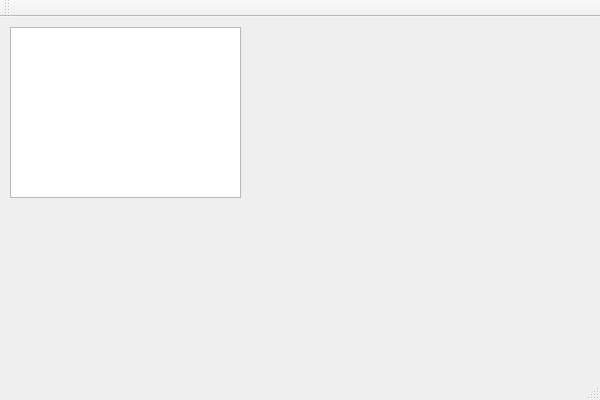
<?xml version="1.0" encoding="UTF-8"?>
<ui version="4.0">
 <class>UsrModbusClass</class>
 <widget class="QMainWindow" name="UsrModbusClass">
  <property name="geometry">
   <rect>
    <x>0</x>
    <y>0</y>
    <width>600</width>
    <height>400</height>
   </rect>
  </property>
  <property name="windowTitle">
   <string>UsrModbus</string>
  </property>
  <widget class="QWidget" name="centralWidget">
   <widget class="QTableView" name="tableView">
    <property name="geometry">
     <rect>
      <x>10</x>
      <y>10</y>
      <width>231</width>
      <height>171</height>
     </rect>
    </property>
   </widget>
  </widget>
  <widget class="QMenuBar" name="menuBar">
   <property name="geometry">
    <rect>
     <x>0</x>
     <y>0</y>
     <width>600</width>
     <height>23</height>
    </rect>
   </property>
  </widget>
  <widget class="QToolBar" name="mainToolBar">
   <attribute name="toolBarArea">
    <enum>TopToolBarArea</enum>
   </attribute>
   <attribute name="toolBarBreak">
    <bool>false</bool>
   </attribute>
  </widget>
  <widget class="QStatusBar" name="statusBar"/>
 </widget>
 <layoutdefault spacing="6" margin="11"/>
 <resources>
  <include location="usr_modbus.qrc"/>
 </resources>
 <connections/>
</ui>
